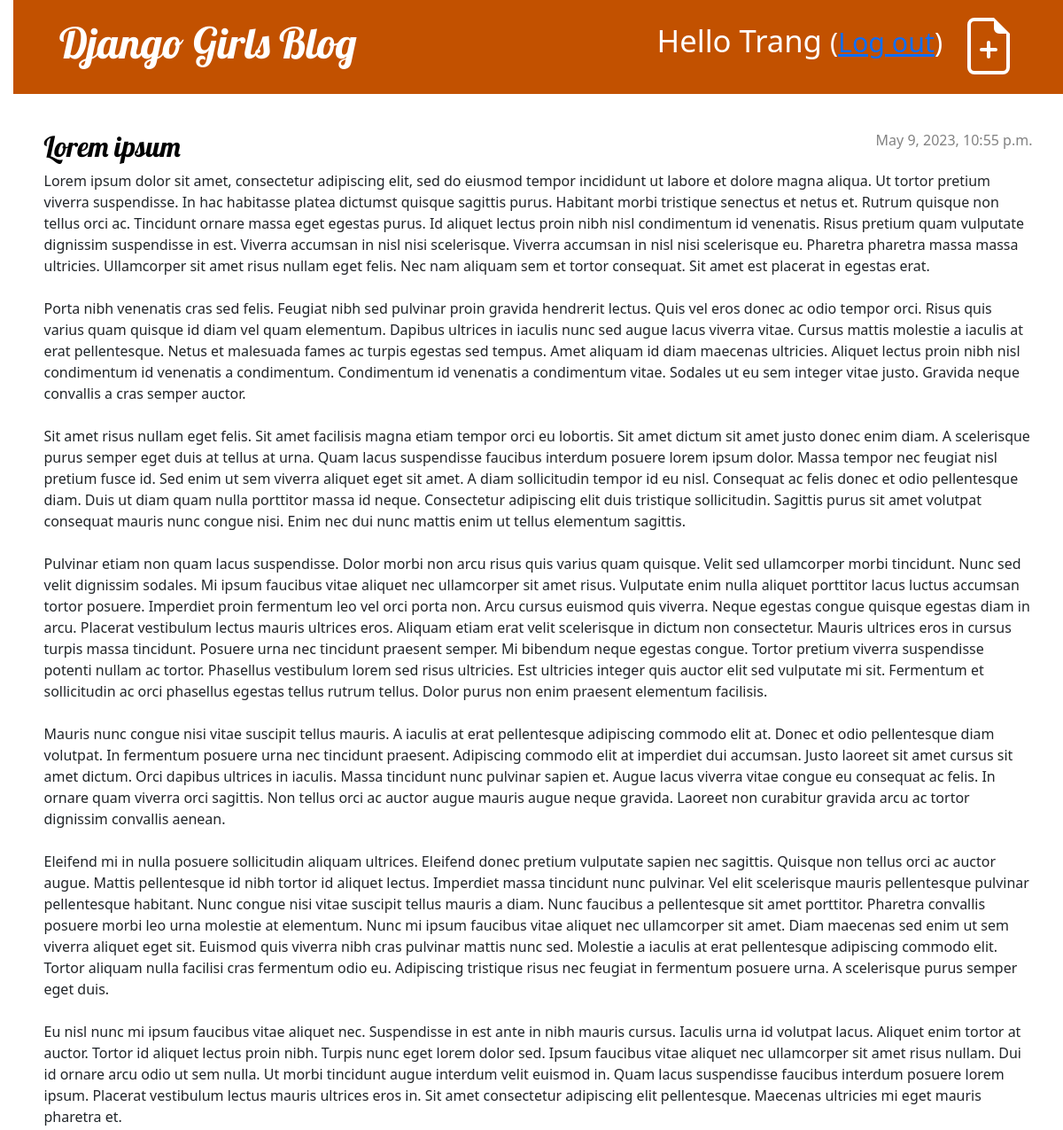
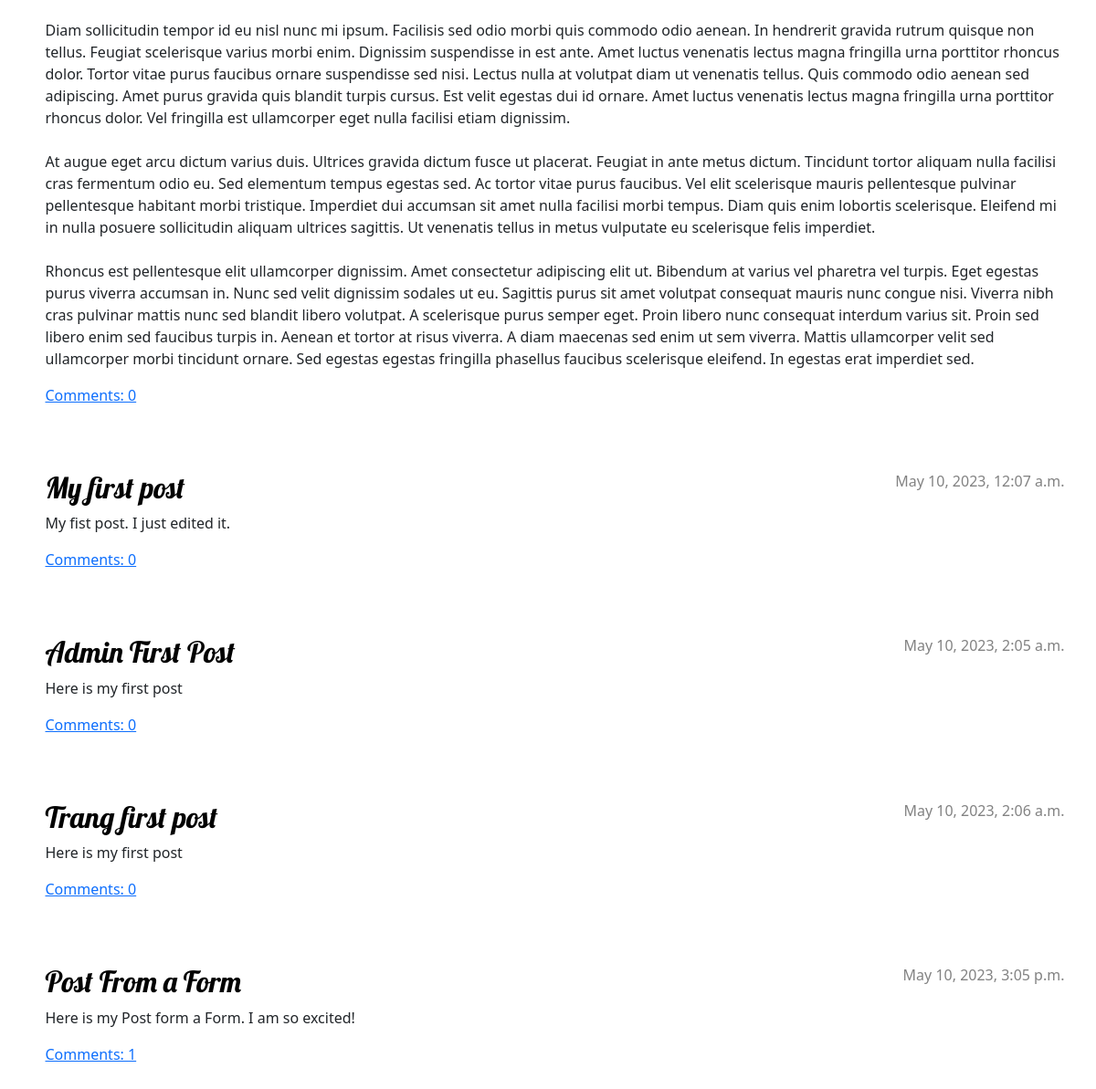
The app's page / (signed in) with its own data (2 pictures, top to bottom).
### blog/models.py (models this page shows, shortened)
class Post(models.Model):
    author = models.ForeignKey(settings.AUTH_USER_MODEL, on_delete=models.CASCADE)
    title = models.CharField(max_length=200)
    text = models.TextField()
    created_date = models.DateTimeField(default=timezone.now)
    published_date = models.DateTimeField(blank=True, null=True)

### blog/views.py (the view)
# urls.py: path('', views.post_list, name='post_list'),
def post_list(request):
    posts = Post.objects.filter(published_date__lte=timezone.now()).order_by('published_date')
    return render(request, 'blog/post_list.html', {'posts': posts})

### blog/templates/blog/post_list.html
{% extends 'blog/base.html' %}
{% block content %}
    {% for post in posts %}
        <article class="post">
            <time class="date">
                {{ post.published_date }}
            </time>
            <h2><a href="{% url 'post_detail' pk=post.pk %}">{{ post.title }}</a></h1>
            <p>{{ post.text|linebreaksbr }}</p>
            <a href="{% url 'post_detail' pk=post.pk %}">Comments: {{ post.comments.count }}</a>
            </article>
    {% endfor %}
{% endblock content %}

### blog/templates/blog/base.html (shortened to what this page needs)
{% load static %}
<!DOCTYPE html>
<html>
    <head>
        <link rel="stylesheet" href="https://cdn.jsdelivr.net/npm/bootstrap@5.1.3/dist/css/bootstrap.min.css">
        <link rel="stylesheet" href="{% static 'css/blog.css' %}">
    </head>
    <body>
        <header class="page-header">
            <div class="container">
                {% if user.is_authenticated %}
                <a href="{% url 'post_new' %}" class="top-menu">
                </a>
                <p class="top-menu">Hello {{ user.username }} <small>(<a href="{% url 'logout' %}">Log out</a>)</small></p>
                {% else %}
                    <a href="{% url 'login' %}" class="top-menu">Login</a>
                {% endif %}
                <h1><a href="/">Django Girls Blog</a></h1>
            </div>
        </header>
        <main class="container">
            <div class="row">
                <div class="column">
                {% block content %}
                {% endblock %}
                </div>
            </div>
        </main>
    </body>
</html>

### blog/static/css/blog.css (style rules this page uses)
h1 a, h2 a { color: #C25100; font-family: 'Lobster'; }
body { padding-left: 15px; }
.page-header { background-color: #C25100; margin-top: 0; margin-bottom: 40px; padding: 20px 20px 20px 40px; }
.page-header h1, .page-header h1 a, .page-header h1 a:visited, .page-header h1 a:active { color: #ffffff; font-size: 36pt; text-decoration: none; }
h1, h2, h3, h4 { font-family: 'Lobster', cursive; }
.date { color: #828282; }
.top-menu, .top-menu:hover, .top-menu:visited { color: #ffffff; float: right; font-size: 26pt; margin-right: 20px; }
.post { margin-bottom: 70px; }
.post h2 a, .post h2 a:visited { color: #000000; text-decoration: none; }
.post > .date, .post > .actions { margin-left: 1em; float: right; }

### records on screen
Post: published_date "May 9, 2023, 10:55 p.m.", title "Lorem ipsum", text "Lorem ipsum dolor sit amet, consectetur adipiscing elit, sed do eiusmod tempor incididunt ut labore et dolore magna aliqua. Ut tortor pretium viverra suspendisse. In hac habitasse platea dictumst quisque sagittis purus. Habitant morbi tristique senectus et netus et. Rutrum quisque non tellus orci ac. Tincidunt ornare massa eget egestas purus. Id aliquet lectus proin nibh nisl condimentum id venenatis. Risus pretium quam vulputate dignissim suspendisse in est. Viverra accumsan in nisl nisi scelerisque. Viverra accumsan in nisl nisi scelerisque eu. Pharetra pharetra massa massa ultricies. Ullamcorper sit amet risus nullam eget felis. Nec nam aliquam sem et tortor consequat. Sit amet est…", comments.count "0"
Post: published_date "May 10, 2023, 12:07 a.m.", title "My first post", text "My fist post. I just edited it.", comments.count "0"
Post: published_date "May 10, 2023, 2:05 a.m.", title "Admin First Post", text "Here is my first post", comments.count "0"
Post: published_date "May 10, 2023, 2:06 a.m.", title "Trang first post", text "Here is my first post", comments.count "0"
Post: published_date "May 10, 2023, 3:05 p.m.", title "Post From a Form", text "Here is my Post form a Form. I am so excited!", comments.count "1"

### other values on screen
{{ user.username }} "Trang"
